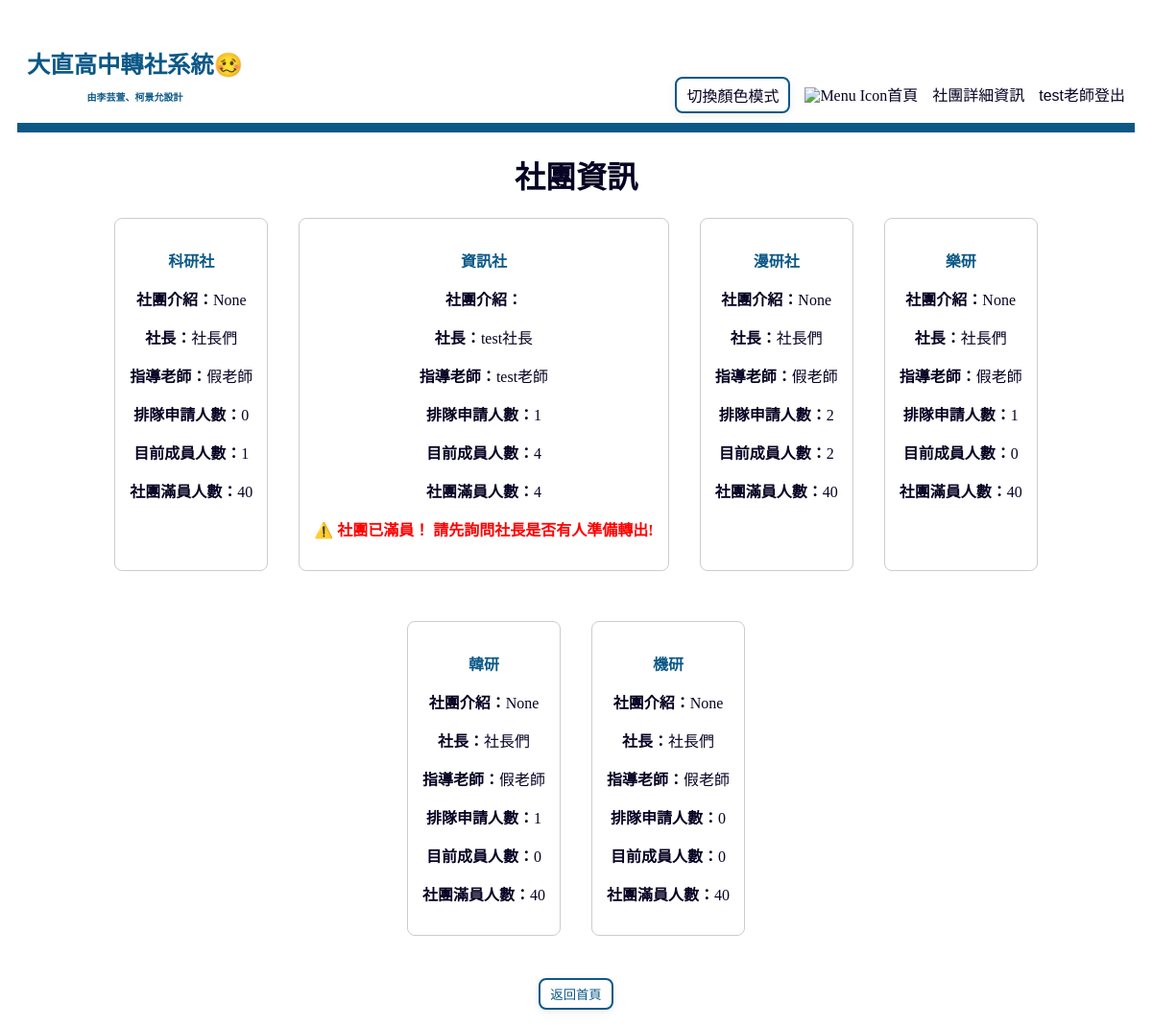
/transfer/detail/ (signed in), run on the app's committed database.
### transfer/models.py (models this page shows, shortened)
class Club(models.Model):
    name = models.CharField(max_length=100, unique=True, verbose_name="社團名稱")
    max_participants = models.IntegerField(verbose_name="人數上限")
    founder = models.ForeignKey(User, on_delete=models.SET_NULL, null = True,related_name='founded_clubs', verbose_name="社長")
    teacher = models.ForeignKey(User, on_delete=models.SET_NULL, null = True, related_name='taught_clubs', verbose_name="指導老師")
    description = models.TextField(max_length=200, unique=True, verbose_name="社團介紹", blank=True, null=True)

### transfer/views.py (the view)
# urls.py: path('detail/', views.detail, name='club_detail'),
def detail(request):
    clubs = Club.objects.all()
    return render(request, 'transfer/detail.html', {'clubs': clubs})

### transfer/templates/transfer/detail.html (shortened to what this page needs)
{% extends "base.html" %}
{% block main %}
    <body>
        <h1>社團資訊</h1>
        <nav class="info-list">
            {% for club in clubs %}
                <nav class="info" style="border: 1px solid #ccc; padding: 15px; margin-bottom: 20px; border-radius: 8px;">
                    <p style="color: #0b5887;"><strong>{{ club.name }}</strong></p>
                    <p><strong>社團介紹：</strong>{{ club.description }}</p>
                    <p><strong>社長：</strong>{{ club.founder.username }}</p>
                    <p><strong>指導老師：</strong>{{ club.teacher.username }}</p>
                    <p><strong>排隊申請人數：</strong>{{ club.incoming_requests.count }}</p>
                    <p><strong>目前成員人數：</strong>{{ club.members.count }}</p>
                    <p><strong>社團滿員人數：</strong>{{ club.max_participants }}</p>
                    {% if club.members.count >= club.max_participants %}
                        <p style="color: red; font-weight: bold;">⚠️ 社團已滿員！
                            請先詢問社長是否有人準備轉出!</p>
                    {% endif %}
                </nav>
            {% endfor %}
        </nav>
        <button class="bot"><a href="{% url 'index' %}">返回首頁</a></button>
    </body>
{% endblock %}

### transfer/templates/base.html (shortened to what this page needs)
{% load static %}
<!DOCTYPE html>
<html lang="zn-hant">
<head>
    <link rel="stylesheet" href="{% static 'style.css' %}">
</head>
<body>
    <nav class="toolbar">
        <div class="toolbar-logo" href="{% url 'index' %}">
            <h3><strong>大直高中轉社系統🥴</strong></h3>
            <p style="font-size: 10px;">由李芸萱、柯景允設計</p>
        </div>
        <div class="toolbar-menu">
            <button id="theme-toggle" class="bot toolbar-item">切換顏色模式</button>
            <a class="toolbar-item" href="{% url 'index' %}"><img src="https://cdn-icons-png.flaticon.com/512/1946/1946488.png" alt="Menu Icon" style="width:24px; height:24px;">首頁</a>
            <a class="toolbar-item" href="{% url 'club_detail' %}">社團詳細資訊</a>
            {% if not user.is_authenticated %}
                <a class="toolbar-item" href="{% url 'login' %}">登入</a>
            {% else %}
                <form class="toolbar-item" action="{% url 'logout' %}" method="post" style="display:inline;">
                    <button type="submit" class="toolbar-item" style="background:none;border:none;padding:0;">{{ user }}登出</button>
                </form>
            {% endif %}
        </div>
    </nav>
    {% block main %}{% endblock %}
</body>
</html>

### static/style.css (style rules this page uses)
:root { --bg-main: #ffffff; --text-main: #070323; --a-main: #0b5887; --card-bg: #ffffff; --border-color: #0b5887; --table-th: #f4f4f4; --table-even: #f9f9f9; --table-hover: #e7eaf9; --input-border: #e1e8ed; --error-color: #a01a1a; --step-line: #cccccc; }
body { font-family: "Microsoft JhengHei", serif; background-color: var(--bg-main); color: var(--text-main); padding: 10px; text-align: center; transition: background-color 0.4s ease, color 0.4s ease; }
h1 { color: var(--text-main); }
h3 { margin-top: 20px; margin-bottom: 10px; }
a { color: var(--a-main); text-decoration: none; transition: color 0.2s ease; }
.toolbar { display: flex; justify-content: space-between; align-items: flex-end; background-color: var(--bg-main); padding: 10px 10px; border-bottom: 10px solid var(--border-color); transition: background-color 0.4s ease, border-color 0.4s ease; }
.toolbar-logo { font-size: 1.3rem; font-weight: bold; color: var(--border-color); }
.toolbar-menu { display: flex; align-items: center; gap: 15px; margin: 0; padding: 0; list-style: none; }
.toolbar-item { color: var(--text-main); font-weight: 500; font-size: 1rem; padding: 5px 0; border-bottom: 3px solid transparent; transition: all 0.2s ease-in-out; }
.bot { background-color: var(--bg-main); border: 2px solid var(--border-color); color: var(--text-main); border-radius: 8px; padding: 5px 10px; box-shadow: 0 2px 8px rgba(0,0,0,0.08); transition: transform 0.15s, background-color 0.2s, color 0.2s; cursor: pointer; }
nav.info { border: 1px solid var(--border-color); padding: 15px; margin-bottom: 20px; border-radius: 8px; background-color: var(--card-bg); }
.info-list { display: flex; flex-wrap: wrap; gap: 32px; justify-content: center; margin-bottom: 24px; padding: 0 32px; background-color: var(--card-bg); }

### data on the page
Club: name "科研社", description "None", founder.username "社長們", teacher.username "假老師", incoming_requests.count "0", members.count "1", max_participants "40"
Club: name "資訊社", founder.username "test社長", teacher.username "test老師", incoming_requests.count "1", members.count "4", max_participants "4", shows "⚠️ 社團已滿員！ 請先詢問社長是否有人準備轉出!"
Club: name "漫研社", description "None", founder.username "社長們", teacher.username "假老師", incoming_requests.count "2", members.count "2", max_participants "40"
Club: name "樂研", description "None", founder.username "社長們", teacher.username "假老師", incoming_requests.count "1", members.count "0", max_participants "40"
Club: name "韓研", description "None", founder.username "社長們", teacher.username "假老師", incoming_requests.count "1", members.count "0", max_participants "40"
Club: name "機研", description "None", founder.username "社長們", teacher.username "假老師", incoming_requests.count "0", members.count "0", max_participants "40"

### other printed values
{{ user }} "test老師"
